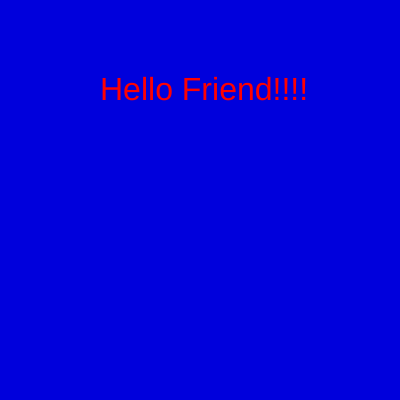
Frame 1 (no input)
Frame 60 (no input): identical to frame 1, image omitted
Frame 120 (the mouse pressed at the canvas centre since frame 60): identical to frame 1, image omitted

The p5.js sketch that drew this single still picture (run headless with seeded random() and noise() and a simulated clock; from frame 60 on, the mouse is pressed at the canvas centre):

// p5.js sketch
// ── sketch.js
function setup() {
  createCanvas(400, 400);
}

function draw() {
  background(0,0,220);
  fill(255,0,0);
  textSize(32);
  text("Hello Friend!!!!", 100, 100);
}
